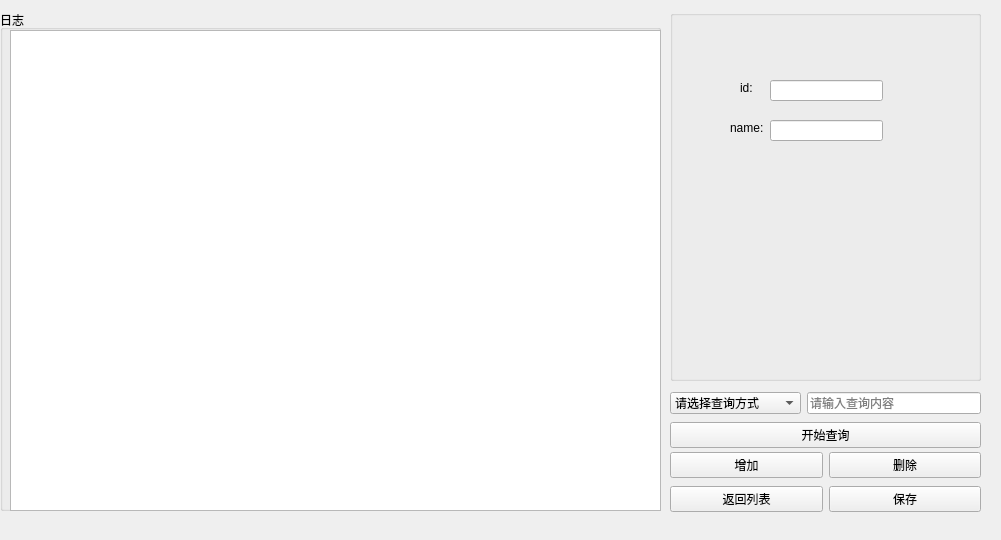
<?xml version="1.0" encoding="UTF-8"?>
<ui version="4.0">
 <class>service</class>
 <widget class="QWidget" name="service">
  <property name="geometry">
   <rect>
    <x>0</x>
    <y>0</y>
    <width>1001</width>
    <height>540</height>
   </rect>
  </property>
  <property name="windowTitle">
   <string>Form</string>
  </property>
  <widget class="QGroupBox" name="groupBox">
   <property name="geometry">
    <rect>
     <x>0</x>
     <y>10</y>
     <width>661</width>
     <height>501</height>
    </rect>
   </property>
   <property name="title">
    <string>日志</string>
   </property>
   <widget class="QTableWidget" name="tableWidget">
    <property name="geometry">
     <rect>
      <x>10</x>
      <y>20</y>
      <width>651</width>
      <height>481</height>
     </rect>
    </property>
   </widget>
  </widget>
  <widget class="QWidget" name="layoutWidget_2">
   <property name="geometry">
    <rect>
     <x>670</x>
     <y>450</y>
     <width>311</width>
     <height>65</height>
    </rect>
   </property>
   <layout class="QGridLayout" name="gridLayout_2">
    <item row="0" column="0">
     <widget class="QPushButton" name="add_2">
      <property name="text">
       <string>增加</string>
      </property>
     </widget>
    </item>
    <item row="0" column="1">
     <widget class="QPushButton" name="del">
      <property name="text">
       <string>删除</string>
      </property>
     </widget>
    </item>
    <item row="1" column="0">
     <widget class="QPushButton" name="revert_2">
      <property name="text">
       <string>返回列表</string>
      </property>
     </widget>
    </item>
    <item row="1" column="1">
     <widget class="QPushButton" name="conserve_2">
      <property name="text">
       <string>保存</string>
      </property>
     </widget>
    </item>
   </layout>
  </widget>
  <widget class="QWidget" name="layoutWidget">
   <property name="geometry">
    <rect>
     <x>670</x>
     <y>390</y>
     <width>311</width>
     <height>60</height>
    </rect>
   </property>
   <layout class="QVBoxLayout" name="verticalLayout_2">
    <item>
     <layout class="QHBoxLayout" name="horizontalLayout_2" stretch="3,4">
      <item>
       <widget class="QComboBox" name="comboBox_2">
        <item>
         <property name="text">
          <string>请选择查询方式</string>
         </property>
        </item>
        <item>
         <property name="text">
          <string>按课程编号查询</string>
         </property>
        </item>
        <item>
         <property name="text">
          <string>按课程名称查询</string>
         </property>
        </item>
       </widget>
      </item>
      <item>
       <widget class="QLineEdit" name="lineEdit_2">
        <property name="inputMask">
         <string/>
        </property>
        <property name="placeholderText">
         <string>请输入查询内容</string>
        </property>
        <property name="clearButtonEnabled">
         <bool>true</bool>
        </property>
       </widget>
      </item>
     </layout>
    </item>
    <item>
     <widget class="QPushButton" name="query">
      <property name="text">
       <string>开始查询</string>
      </property>
     </widget>
    </item>
   </layout>
  </widget>
  <widget class="QGroupBox" name="groupBox_2">
   <property name="geometry">
    <rect>
     <x>670</x>
     <y>10</y>
     <width>311</width>
     <height>371</height>
    </rect>
   </property>
   <property name="title">
    <string/>
   </property>
   <widget class="QLineEdit" name="id_2">
    <property name="geometry">
     <rect>
      <x>100</x>
      <y>70</y>
      <width>113</width>
      <height>21</height>
     </rect>
    </property>
   </widget>
   <widget class="QLabel" name="label_3">
    <property name="geometry">
     <rect>
      <x>70</x>
      <y>70</y>
      <width>72</width>
      <height>15</height>
     </rect>
    </property>
    <property name="text">
     <string>id:</string>
    </property>
   </widget>
   <widget class="QLabel" name="label_4">
    <property name="geometry">
     <rect>
      <x>60</x>
      <y>110</y>
      <width>72</width>
      <height>15</height>
     </rect>
    </property>
    <property name="text">
     <string>name:</string>
    </property>
   </widget>
   <widget class="QLineEdit" name="name_2">
    <property name="geometry">
     <rect>
      <x>100</x>
      <y>110</y>
      <width>113</width>
      <height>21</height>
     </rect>
    </property>
   </widget>
  </widget>
 </widget>
 <resources/>
 <connections/>
</ui>
